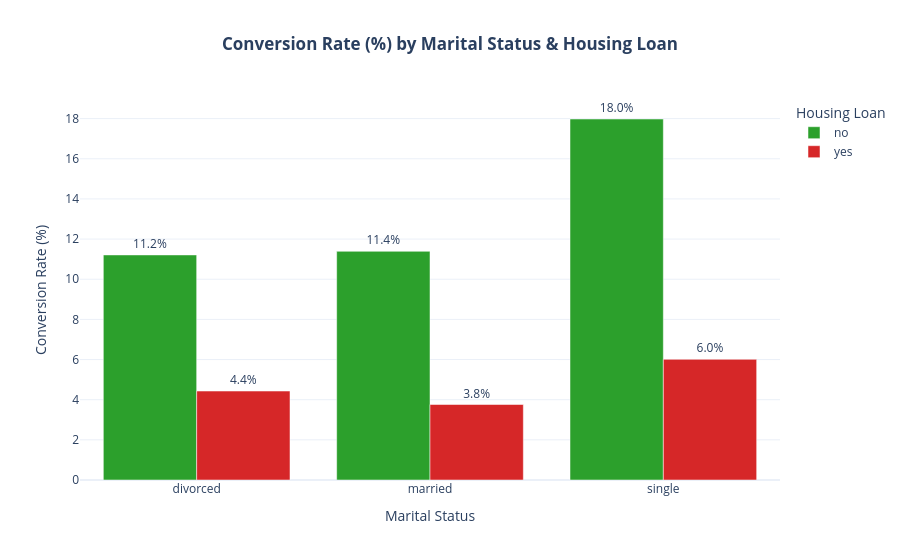

The notebook cell saved with this chart:
### Markdown cell above
### Insight 5: Housing Loan & Marital Status Interplay

### Code cell
# Visual 5: Housing Loan vs Marital Status Subscription Rate
housing_marital = df_final.groupby(['marital', 'housing', 'y'], observed=False).size().unstack(fill_value=0).reset_index()
housing_marital['Total'] = housing_marital['no'] + housing_marital['yes']
housing_marital['Conversion_Rate_%'] = (housing_marital['yes'] / housing_marital['Total'] * 100).round(2)

fig5 = px.bar(
    housing_marital,
    x='marital',
    y='Conversion_Rate_%',
    color='housing',
    barmode='group',
    text='Conversion_Rate_%',
    title='<b>Conversion Rate (%) by Marital Status & Housing Loan</b>',
    labels={'marital': 'Marital Status', 'Conversion_Rate_%': 'Conversion Rate (%)', 'housing': 'Housing Loan'},
    color_discrete_map={'no': '#2CA02C', 'yes': '#D62728'}
)
fig5.update_traces(texttemplate='%{text:.1f}%', textposition='outside')
fig5.update_layout(title_x=0.5)
fig5.show()

### Figure 1 — Plotly figure (JSON) as saved in the notebook; plotly's stock layout.template omitted (floating-point values rounded to 4 significant figures)
{"data": [{"alignmentgroup": "True", "hovertemplate": "Housing Loan=no<br>Marital Status=%{x}<br>Conversion Rate (%)=%{text}<extra></extra>", "legendgroup": "no", "marker": {"color": "#2CA02C", "pattern": {"shape": ""}}, "name": "no", "offsetgroup": "no", "orientation": "v", "showlegend": true, "text": [11.21, 11.39, 17.98], "textposition": "outside", "texttemplate": "%{text:.1f}%", "type": "bar", "x": ["divorced", "married", "single"], "xaxis": "x", "y": [11.21, 11.39, 17.98], "yaxis": "y"}, {"alignmentgroup": "True", "hovertemplate": "Housing Loan=yes<br>Marital Status=%{x}<br>Conversion Rate (%)=%{text}<extra></extra>", "legendgroup": "yes", "marker": {"color": "#D62728", "pattern": {"shape": ""}}, "name": "yes", "offsetgroup": "yes", "orientation": "v", "showlegend": true, "text": [4.43, 3.76, 6.01], "textposition": "outside", "texttemplate": "%{text:.1f}%", "type": "bar", "x": ["divorced", "married", "single"], "xaxis": "x", "y": [4.43, 3.76, 6.01], "yaxis": "y"}], "layout": {"barmode": "group", "legend": {"title": {"text": "Housing Loan"}, "tracegroupgap": 0}, "title": {"text": "<b>Conversion Rate (%) by Marital Status & Housing Loan</b>", "x": 0.5}, "xaxis": {"anchor": "y", "domain": [0, 1], "title": {"text": "Marital Status"}}, "yaxis": {"anchor": "x", "domain": [0, 1], "title": {"text": "Conversion Rate (%)"}}}}
